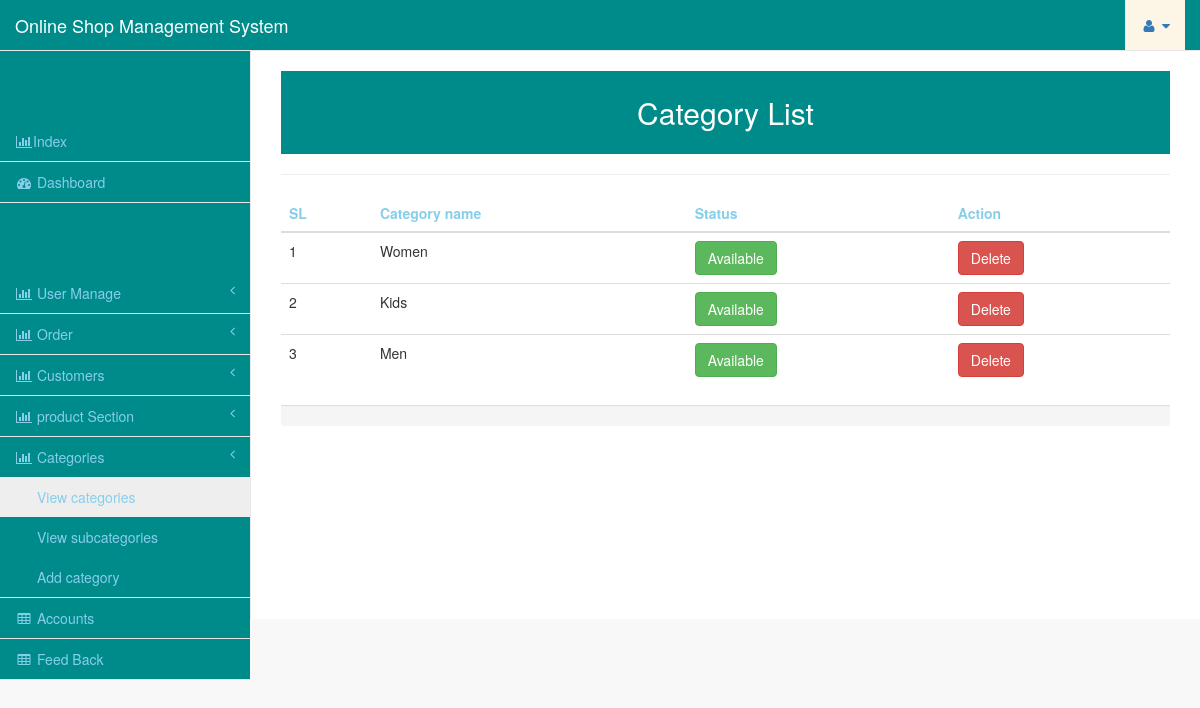
Page /admin/category.php (signed in) on the committed database.
### tables this page shows
CREATE TABLE `categories` (
  `cat_id` int(100) NOT NULL,
  `cat_title` text NOT NULL,
  `status` int(20) NOT NULL
);

### admin/category.php (the view, shortened to what this page needs)
<?php include"header.php";?>
<div id="page-wrapper">
           <div class="row">
               <div class="col-lg-12">
                  <center> <h2 style="background-color:#008B8B;padding:25px;color:white;"> Category List </h2></center> <hr/>
               </div>
           </div>
						<table class="table">
   <thead>
     <tr style="color:skyblue;">
       <th>SL</th>
       <th>Category name</th>
	<th>Status</th>
	<th>Action</th>
     </tr>
   </thead>
   <tbody>
						<?php
						$product_query = "SELECT * FROM categories ";
						$run_query = mysqli_query($con,$product_query);
						if(mysqli_num_rows($run_query) > 0){
	$sl = 0;
									while($row = mysqli_fetch_array($run_query)){
										$sl++;
										$product_cat   = $row['cat_title'];
										$status = $row['status'];
										?>
									  <tr>
										<td><?php echo $sl; ?></td>
										<td><?php echo $product_cat; ?></td>
										<td>
										<?php
										if($status==1)
										{
											echo" <a class='btn btn-success'> Available</a>";
										}
										else
										{
											echo"<a class='btn btn-warning'> Unavailable</a>";
										}
										?></td>
										<td>
										<form action="insertpro.php" method="post">
										<input type="submit" name="catdelete" class="btn btn-danger" value="Delete">
										</form>
										</td>
									  </tr>
						<?php
	}
						}
						?>
				 </tbody>
 </table>
					 <?php include"footer.php";?>

### rows in the picture
categories: cat_title "Women", status "Available"
categories: cat_title "Kids", status "Available"
categories: cat_title "Men", status "Available"
